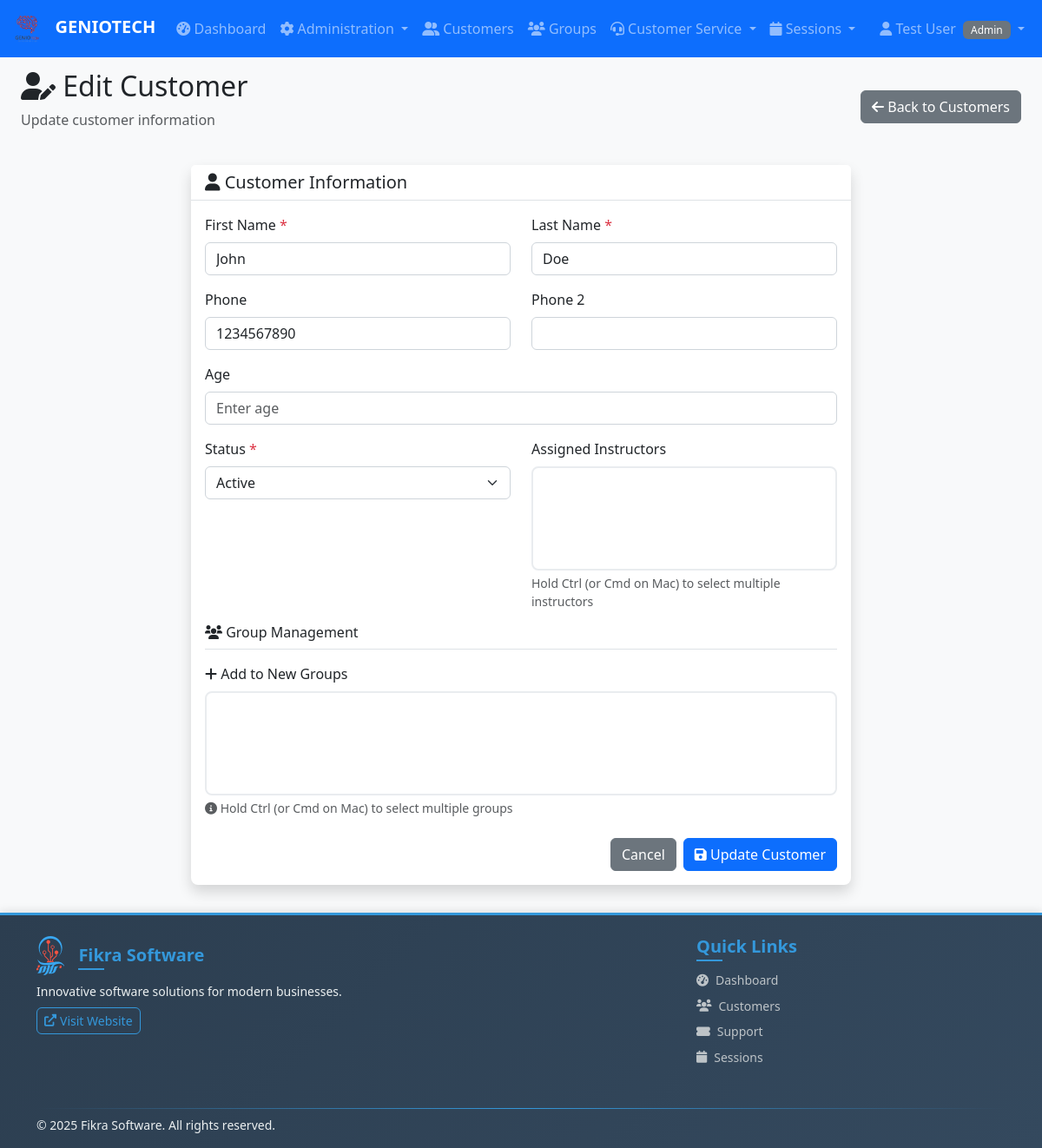
Page /customers/1/edit (signed in) on the committed database.
### app.py (models this page shows)
class User(UserMixin, db.Model):
    id = db.Column(db.Integer, primary_key=True)
    username = db.Column(db.String(80), unique=True, nullable=False)
    email = db.Column(db.String(120), unique=True, nullable=False)
    password_hash = db.Column(db.String(120), nullable=False)
    role = db.Column(db.String(20), nullable=False)  # admin, instructor, customer_service
    first_name = db.Column(db.String(50), nullable=False)
    last_name = db.Column(db.String(50), nullable=False)
    created_at = db.Column(db.DateTime, default=datetime.utcnow)
    is_active = db.Column(db.Boolean, default=True)

class Customer(db.Model):
    id = db.Column(db.Integer, primary_key=True)
    first_name = db.Column(db.String(50), nullable=False)
    last_name = db.Column(db.String(50), nullable=False)
    phone = db.Column(db.String(20))
    phone2 = db.Column(db.String(20))  # Second phone number
    age = db.Column(db.Integer)  # Customer age
    status = db.Column(db.String(20), default='active')  # active, inactive, needs_follow_up, no_show
    created_at = db.Column(db.DateTime, default=datetime.utcnow)
    created_by_id = db.Column(db.Integer, db.ForeignKey('user.id'))  # Track who added the customer
    initial_notes = db.Column(db.Text)
    assigned_instructors = db.relationship('User',
                                         secondary=customer_instructor_association,
                                         backref=db.backref('assigned_customers', lazy='dynamic'),
                                         lazy='dynamic')
    created_by = db.relationship('User', foreign_keys=[created_by_id], backref='customers_created')

### app.py (the view, shortened to what this page needs)
@app.route('/customers/<int:customer_id>/edit', methods=['GET', 'POST'])
@login_required
def edit_customer(customer_id):
    customer = Customer.query.get_or_404(customer_id)
    if current_user.role == 'instructor' and current_user not in customer.assigned_instructors:
        flash('Access denied', 'error')
        return redirect(url_for('customers'))
    instructors = User.query.filter_by(role='instructor').all()
    customer_group_ids = [m.group_id for m in customer.group_memberships if m.status == 'active']
    available_groups_query = Group.query.filter_by(status='active').filter(
        ~Group.id.in_(customer_group_ids)
    )
    available_groups = []
    return render_template('edit_customer.html',
                         customer=customer,
                         instructors=instructors,
                         available_groups=available_groups)

### templates/edit_customer.html (shortened to what this page needs)
{% extends "base.html" %}
{% block content %}
<div class="container-fluid">
    <div class="row">
        <div class="col-12">
            <div class="d-flex justify-content-between align-items-center mb-4">
                <div>
                    <h2><i class="fas fa-user-edit"></i> Edit Customer</h2>
                    <p class="text-muted">Update customer information</p>
                </div>
                <a href="{{ url_for('customers') }}" class="btn btn-secondary">
                    <i class="fas fa-arrow-left"></i> Back to Customers
                </a>
            </div>
        </div>
    </div>
    <div class="row justify-content-center">
        <div class="col-lg-8">
            <div class="card shadow">
                <div class="card-header">
                    <h5 class="card-title mb-0"><i class="fas fa-user"></i> Customer Information</h5>
                </div>
                <div class="card-body">
                    <form method="POST">
                        <div class="row">
                            <div class="col-md-6">
                                <div class="mb-3">
                                    <label for="first_name" class="form-label">First Name <span
                                            class="text-danger">*</span></label>
                                    <input type="text" class="form-control" id="first_name" name="first_name"
                                        value="{{ customer.first_name }}" required>
                                </div>
                            </div>
                            <div class="col-md-6">
                                <div class="mb-3">
                                    <label for="last_name" class="form-label">Last Name <span
                                            class="text-danger">*</span></label>
                                    <input type="text" class="form-control" id="last_name" name="last_name"
                                        value="{{ customer.last_name }}" required>
                                </div>
                            </div>
                        </div>
                        <div class="row">
                            <div class="col-md-6">
                                <div class="mb-3">
                                    <label for="phone" class="form-label">Phone</label>
                                    <input type="tel" class="form-control" id="phone" name="phone"
                                        value="{{ customer.phone or '' }}">
                                </div>
                            </div>
                            <div class="col-md-6">
                                <div class="mb-3">
                                    <label for="phone2" class="form-label">Phone 2</label>
                                    <input type="tel" class="form-control" id="phone2" name="phone2"
                                        value="{{ customer.phone2 or '' }}">
                                </div>
                            </div>
                        </div>
                        <div class="mb-3">
                            <label for="age" class="form-label">Age</label>
                            <input type="number" class="form-control" id="age" name="age"
                                value="{{ customer.age or '' }}" placeholder="Enter age" min="1" max="120">
                        </div>
                        <div class="row">
                            <div class="col-md-6">
                                <div class="mb-3">
                                    <label for="status" class="form-label">Status <span
                                            class="text-danger">*</span></label>
                                    <select class="form-select" id="status" name="status" required>
                                        <option value="active" {{ 'selected' if customer.status=='active' else '' }}>
                                            Active</option>
                                    </select>
                                </div>
                            </div>
                            {% if current_user.role in ['admin', 'customer_service'] %}
                            <div class="col-md-6">
                                <div class="mb-3">
                                    <label for="assigned_instructor_ids" class="form-label">Assigned Instructors</label>
                                    <select class="form-select" id="assigned_instructor_ids"
                                        name="assigned_instructor_ids" multiple size="4">
                                    </select>
                                    <div class="form-text">Hold Ctrl (or Cmd on Mac) to select multiple instructors
                                    </div>
                                </div>
                            </div>
                            {% endif %}
                        </div>
                        {% if current_user.role in ['admin', 'customer_service', 'instructor'] %}
                        <div class="mb-4">
                            <h6 class="border-bottom pb-2 mb-3">
                                <i class="fas fa-users"></i> Group Management
                            </h6>
                            {% set active_memberships = customer.group_memberships|selectattr('status', 'equalto',
                            'active')|list %}
                            <div class="mb-3">
                                <label for="add_group_ids" class="form-label">
                                    <i class="fas fa-plus"></i> Add to New Groups
                                </label>
                                <select class="form-select" id="add_group_ids" name="add_group_ids" multiple size="4">
                                </select>
                                <div class="form-text">
                                    <i class="fas fa-info-circle"></i> Hold Ctrl (or Cmd on Mac) to select multiple
                                    groups
                                </div>
                            </div>
                        </div>
                        {% endif %}
                        <div class="d-flex justify-content-end gap-2">
                            <a href="{{ url_for('customers') }}" class="btn btn-secondary">Cancel</a>
                            <button type="submit" class="btn btn-primary">
                                <i class="fas fa-save"></i> Update Customer
                            </button>
                        </div>
                    </form>
                </div>
            </div>
        </div>
    </div>
</div>
{% endblock %}

### templates/base.html (shortened to what this page needs)
<!DOCTYPE html>
<html lang="en">
<head>
    <link href="https://cdn.jsdelivr.net/npm/bootstrap@5.3.0/dist/css/bootstrap.min.css" rel="stylesheet">
    <link href="https://cdnjs.cloudflare.com/ajax/libs/font-awesome/6.0.0/css/all.min.css" rel="stylesheet">
    <link href="{{ url_for('static', filename='css/style.css') }}" rel="stylesheet">
</head>
<body>
    {% if current_user.is_authenticated %}
    <nav class="navbar navbar-expand-lg navbar-dark bg-primary">
        <div class="container-fluid">
            <a class="navbar-brand" href="{{ url_for('dashboard') }}">
                <img src="{{ url_for('static', filename='images/GENIOTECH.png') }}" alt="GENIO TECH" height="40"
                    class="me-2">
                GENIOTECH
            </a>
            <div class="collapse navbar-collapse" id="navbarNav">
                <ul class="navbar-nav me-auto">
                    <li class="nav-item">
                        <a class="nav-link" href="{{ url_for('dashboard') }}">
                            <i class="fas fa-tachometer-alt"></i> Dashboard
                        </a>
                    </li>
                    {% if current_user.role == 'admin' %}
                    <li class="nav-item dropdown">
                        <a class="nav-link dropdown-toggle" href="#" role="button" data-bs-toggle="dropdown">
                            <i class="fas fa-cog"></i> Administration
                        </a>
                    </li>
                    {% endif %}
                    {% if current_user.role != 'instructor' %}
                    <li class="nav-item">
                        <a class="nav-link" href="{{ url_for('customers') }}">
                            <i class="fas fa-user-friends"></i> Customers
                        </a>
                    </li>
                    {% endif %}
                    <li class="nav-item">
                        <a class="nav-link" href="{{ url_for('groups') }}">
                            <i class="fas fa-users"></i> Groups
                        </a>
                    </li>
                    {% if current_user.role in ['customer_service', 'admin'] %}
                    <li class="nav-item dropdown">
                        <a class="nav-link dropdown-toggle" href="#" role="button" data-bs-toggle="dropdown">
                            <i class="fas fa-headset"></i> Customer Service
                        </a>
                    </li>
                    {% endif %}
                    {% if current_user.role in ['instructor', 'admin'] %}
                    <li class="nav-item dropdown">
                        <a class="nav-link dropdown-toggle" href="#" role="button" data-bs-toggle="dropdown">
                            <i class="fas fa-calendar"></i> Sessions
                        </a>
                    </li>
                    {% endif %}
                </ul>
                <ul class="navbar-nav">
                    <li class="nav-item dropdown">
                        <a class="nav-link dropdown-toggle" href="#" role="button" data-bs-toggle="dropdown">
                            <i class="fas fa-user"></i> {{ current_user.first_name }} {{ current_user.last_name }}
                            <span class="badge bg-secondary ms-1">{{ current_user.role.title() }}</span>
                        </a>
                    </li>
                </ul>
            </div>
        </div>
    </nav>
    {% endif %}
    <main class="{% if current_user.is_authenticated %}container-fluid mt-4{% endif %}">
        {% block content %}{% endblock %}
    </main>
    <footer class="footer">
        <div class="container">
            <div class="row justify-content-between">
                <div class="col-lg-6 col-md-6 mb-3">
                    <div class="d-flex align-items-center mb-2">
                        <h5 class="mb-0">Fikra Software</h5>
                    </div>
                    <p class="mb-2">Innovative software solutions for modern businesses.</p>
                    <a href="https://fikra.solutions/" target="_blank" class="btn btn-outline-primary btn-sm">
                        <i class="fas fa-external-link-alt me-1"></i> Visit Website
                    </a>
                </div>
                <div class="col-lg-4 col-md-6 mb-3">
                    <h5>Quick Links</h5>
                    <ul class="list-unstyled">
                        <li class="mb-2"><a
                                href="{{ url_for('dashboard') if current_user.is_authenticated else url_for('login') }}"><i
                                    class="fas fa-tachometer-alt me-2"></i>Dashboard</a></li>
                        {% if not current_user.is_authenticated or current_user.role != 'instructor' %}
                        <li class="mb-2"><a
                                href="{{ url_for('customers') if current_user.is_authenticated else '#' }}"><i
                                    class="fas fa-users me-2"></i>Customers</a></li>
                        {% endif %}
                        <li class="mb-2"><a href="{{ url_for('tickets') if current_user.is_authenticated else '#' }}"><i
                                    class="fas fa-ticket-alt me-2"></i>Support</a></li>
                        <li class="mb-2"><a
                                href="{{ url_for('sessions') if current_user.is_authenticated else '#' }}"><i
                                    class="fas fa-calendar me-2"></i>Sessions</a></li>
                    </ul>
                </div>
            </div>
            <div class="footer-divider"></div>
            <div class="row align-items-center">
                <div class="col-md-8">
                    <p class="mb-0">© <span id="current-year"></span> Fikra Software. All rights reserved.</p>
                </div>
            </div>
        </div>
    </footer>
</body>
</html>

### rows in the picture
User: first_name "Test", last_name "User", role "Admin"
Customer: first_name "John", last_name "Doe", phone "1234567890"
